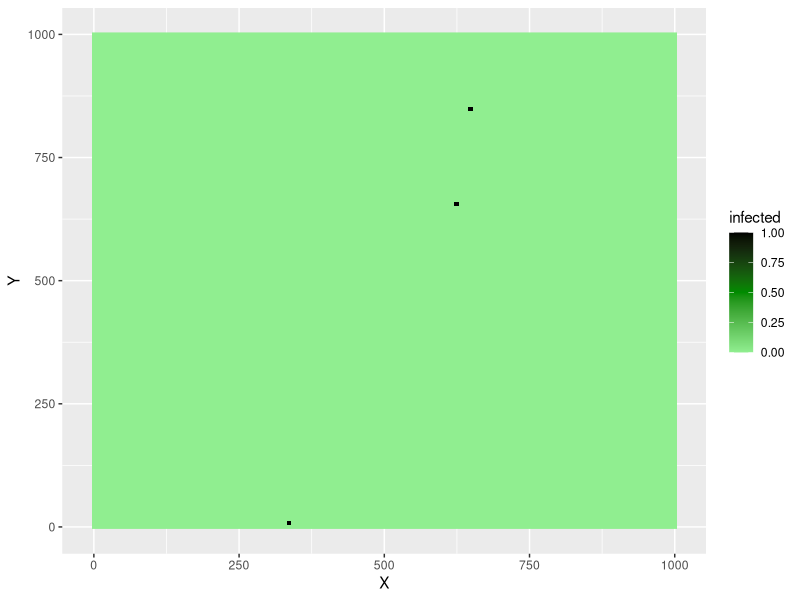

The R script that drew this image: (Note: this script raises an error after producing the figure.)
rm(list=ls(all=TRUE))

######################################################
# Load packages
######################################################

library(ggplot2)

######################################################
# create a new world!
######################################################

# central coordinates of cells
X <- Y <- seq(0,1000, 8)
world <- expand.grid(X = X, Y = Y)
row.names(world) <- seq(10001, nrow(world)+10000, 1)
world$pointID <- row.names(world)

# assign random state to cells (1 = infected)
world$infected <- 0
world[round(runif(3, 0, nrow(world)), digits = 0), "infected"] <- 1

# plot initial conditions
ggplot(data=world, aes(X, Y))+
geom_raster(aes(fill=infected), interpolate=F)+
scale_fill_gradientn(limits = c(0,1), colours=c("lightgreen","green4","black"))

######################################################
# distance matrix
######################################################

distMat <- as.data.frame(as.matrix(dist(x = world[,c("X", "Y")], method = "euclidean", diag = FALSE, upper = FALSE)))

######################################################
# dispersal function
######################################################

# set the maximum dispersal distance
mdd <- 200

# set the lambda parameter of the dispersal function
# (to be optimised)
lambda <- 0.1

# create an annual loop
for (yr in 2000:2010){
  # list of infected cells
  infectCells <- rownames(world[world$infected == 1,])

  # for each infected cell, create the list of neighboring cells
  # within the maximum dispersal distance
  for (i in infectCells){
    # create the list of neighboring cells
    neighCells <- t(distMat[i,distMat[i,] < mdd])
    # remove those cells that are already infected
    # for that we first merge the infection and distance information
    neighCells <- merge(world, neighCells, by = "row.names")
    # then we keep only healthy cells
    # if there are some left
    if (length(neighCells[neighCells$infected == 0, 1])>0){
      neighHealCells <- neighCells[neighCells$infected == 0, ]
      colnames(neighHealCells)[ncol(neighHealCells)] <- "dist"

      # assign each cell a probability of being contaminated using
      # the dispersal function: exp(-lambda*dist)
      neighHealCells$proba <- exp(-lambda*neighHealCells$dist)
      # draw a random value [0;1]
      neighHealCells$rdmvalue <- runif(nrow(neighHealCells), 0, 1)

      # if proba>rdmvalue then the cell is infected
      neighHealCells$test <- neighHealCells$proba - neighHealCells$rdmvalue
      # create a list of infected neighbors
      infectNeigh <- neighHealCells[neighHealCells$test > 0, "pointID"]
      # update the infected state of cells in the "world" data frame
      world[world$pointID %in% infectNeigh, "infected"] <- 1
    }
  }
  # plot
  print(ggplot(data=world, aes(X, Y))+
  geom_raster(aes(fill=infected), interpolate=F)+
  scale_fill_gradientn(limits = c(0,1), colours=c("lightgreen","green4","black"))+
  ggtitle(yr))
  print(yr)
}











######################################################
# set the dispersal function
######################################################
lambda <- 0.1
curve(exp(-lambda*x), from = 0, to = 100)

######################################################
# set the temperature function logistique
######################################################
b0 <- 15   # seuil de température a partir duquel on passe à un proba de 1
b1 <- -0.9  # doit être négatif pour que les temperatures élevées aient une proba associé de 0
curve(1/(1+exp(b0+b1*x)), from = 0, to = 40)
